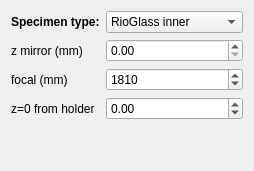
     <widget class="QWidget" name="tab_0">
      <attribute name="title">
       <string>Geometry</string>
      </attribute>
      <layout class="QVBoxLayout" name="verticalLayout_6">
       <item>
        <layout class="QGridLayout" name="gridLayout_8">
         <item row="1" column="1">
          <widget class="QDoubleSpinBox" name="dSB_zMirror"/>
         </item>
         <item row="2" column="0">
          <widget class="QLabel" name="label_30">
           <property name="text">
            <string>focal (mm)</string>
           </property>
          </widget>
         </item>
         <item row="3" column="0">
          <widget class="QLabel" name="label_14">
           <property name="text">
            <string>z=0 from holder</string>
           </property>
          </widget>
         </item>
         <item row="0" column="1">
          <widget class="QComboBox" name="comboBox_panel">
           <property name="currentIndex">
            <number>2</number>
           </property>
           <item>
            <property name="text">
             <string>Ronda-Reflex inner</string>
            </property>
           </item>
           <item>
            <property name="text">
             <string>Ronda-Reflex outer</string>
            </property>
           </item>
           <item>
            <property name="text">
             <string>RioGlass inner</string>
            </property>
           </item>
           <item>
            <property name="text">
             <string>RioGlass outer</string>
            </property>
           </item>
           <item>
            <property name="text">
             <string>FlatMirror</string>
            </property>
           </item>
          </widget>
         </item>
         <item row="2" column="1">
          <widget class="QDoubleSpinBox" name="dSB_focal">
           <property name="decimals">
            <number>0</number>
           </property>
           <property name="maximum">
            <double>1000000.000000000000000</double>
           </property>
           <property name="value">
            <double>1810.000000000000000</double>
           </property>
          </widget>
         </item>
         <item row="3" column="1">
          <widget class="QDoubleSpinBox" name="doubleSpinBox_dz0hold">
           <property name="minimum">
            <double>-999.990000000000009</double>
           </property>
           <property name="maximum">
            <double>999.990000000000009</double>
           </property>
           <property name="value">
            <double>0.000000000000000</double>
           </property>
          </widget>
         </item>
         <item row="0" column="0">
          <widget class="QLabel" name="label_9">
           <property name="font">
            <font>
             <bold>true</bold>
            </font>
           </property>
           <property name="text">
            <string>Specimen type:</string>
           </property>
          </widget>
         </item>
         <item row="1" column="0">
          <widget class="QLabel" name="label_5">
           <property name="text">
            <string>z mirror (mm)</string>
           </property>
          </widget>
         </item>
        </layout>
       </item>
       <item>
        <layout class="QFormLayout" name="formLayout"/>
       </item>
       <item>
        <spacer name="verticalSpacer_2">
         <property name="orientation">
          <enum>Qt::Vertical</enum>
         </property>
         <property name="sizeHint" stdset="0">
          <size>
           <width>20</width>
           <height>40</height>
          </size>
         </property>
        </spacer>
       </item>
      </layout>
     </widget>
